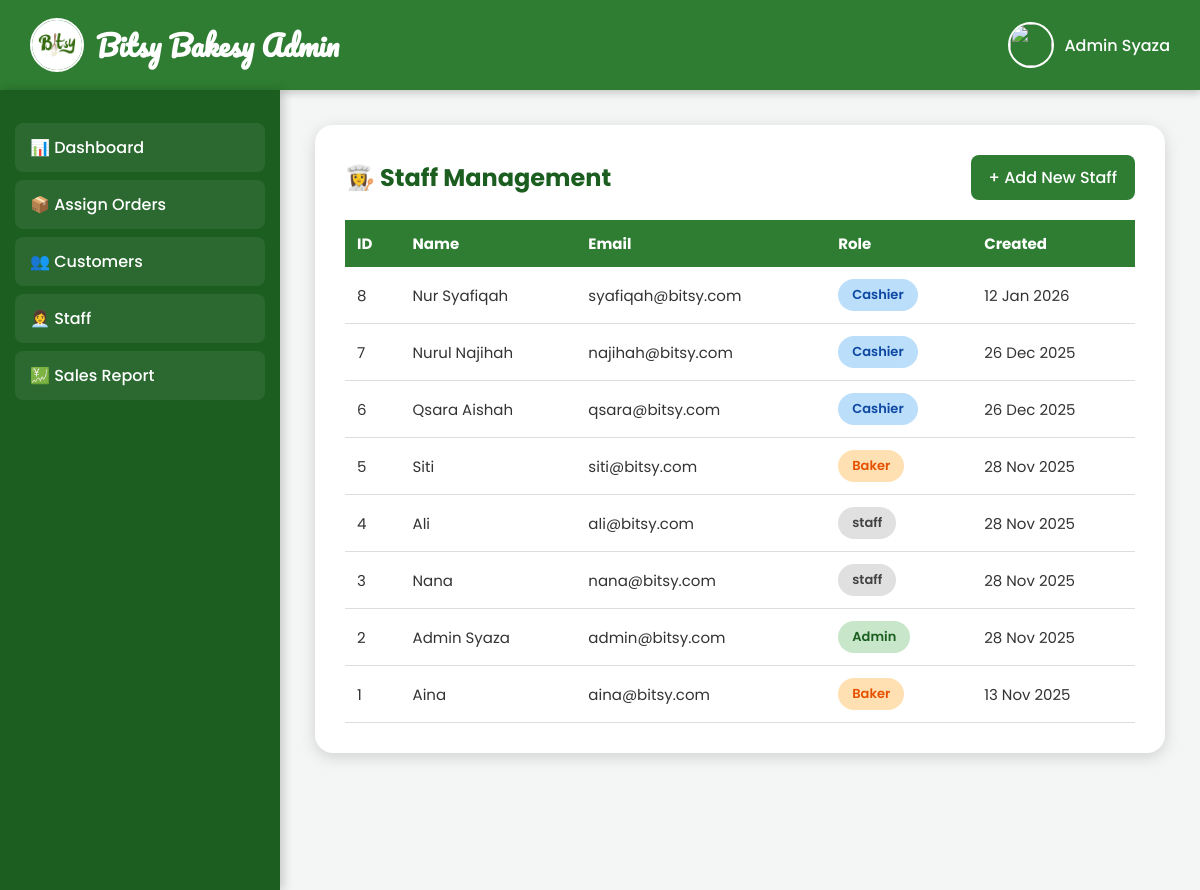
/staff_list.php (signed in), run on the app's committed database.
### tables this page shows
CREATE TABLE `staff` (
  `staffID` int(11) NOT NULL,
  `staffName` varchar(100) NOT NULL,
  `staffEmail` varchar(100) NOT NULL,
  `staffPassword` varchar(255) NOT NULL,
  `staffRole` varchar(50) NOT NULL DEFAULT 'Staff',
  `created_at` timestamp NOT NULL DEFAULT current_timestamp()
);

### staff_list.php (the view, shortened to what this page needs)
<?php
$conn = mysqli_connect("localhost", "root", "", "bitsy");
$result = mysqli_query($conn, "SELECT * FROM staff ORDER BY staffID DESC");
$staffName = $_SESSION['staffName'];
?>
<!DOCTYPE html>
<html lang="en">
<head>
</head>
<body>
<header>
    <div class="logo">
        <img src="bit.png" alt="Bitsy Logo">
        <h1>Bitsy Bakesy Admin</h1>
    </div>
    <div class="user-box" id="userBox">
        <img src="https://cdn-icons-png.flaticon.com/512/3177/3177440.png">
        <span><?= htmlspecialchars($staffName) ?></span>
    </div>
</header>
<div class="container">
    <div class="sidebar">
        <a href="admin_dashboard.php">📊 Dashboard</a>
        <a href="assign_orders.php">📦 Assign Orders</a>
        <a href="view_customers.php">👥 Customers</a>
        <a href="staff_list.php">👩‍💼 Staff</a>
        <a href="sales_report.php">💹 Sales Report</a>
    </div>
    <div class="main">
        <div class="page-box">
            <div class="top-bar">
                <h2>👩‍🍳 Staff Management</h2>
                <a class="add-btn" href="create_staff.php">+ Add New Staff</a>
            </div>
            <table>
                <tr>
                    <th>ID</th>
                    <th>Name</th>
                    <th>Email</th>
                    <th>Role</th>
                    <th>Created</th>
                </tr>
                <?php while($row = mysqli_fetch_assoc($result)) { ?>
                <tr>
                    <td><?= $row['staffID'] ?></td>
                    <td><?= htmlspecialchars($row['staffName']) ?></td>
                    <td><?= htmlspecialchars($row['staffEmail']) ?></td>
                    <td><span class="role <?= $row['staffRole'] ?>"><?= $row['staffRole'] ?></span></td>
                    <td><?= date("d M Y", strtotime($row['created_at'])) ?></td>
                </tr>
                <?php } ?>
            </table>
        </div>
    </div>
</div>
</body>
</html>

### staff_list.php (style rules this page uses)
body { font-family:'Poppins',sans-serif;margin:0;background:#f4f6f5;color:#333; }
header { background:#2e7d32;color:white;padding:18px 30px;display:flex;justify-content:space-between;align-items:center;box-shadow:0 3px 8px rgba(0,0,0,0.2); }
header .logo { display:flex;align-items:center;gap:12px; }
header .logo img { width:50px;height:50px;border-radius:50%;border:2px solid white; }
header .logo h1 { font-family:'Pacifico',cursive;font-size:28px;margin:0; }
.user-box { position:relative;display:flex;align-items:center;gap:10px;cursor:pointer; }
.user-box img { width:42px;height:42px;border-radius:50%;border:2px solid white; }
.user-box span { font-weight:500; }
.container { display:flex;min-height:100vh; }
.sidebar { width:250px;background:#1b5e20;padding:25px 15px;color:white;box-shadow:3px 0 10px rgba(0,0,0,0.2); }
.sidebar a { display:flex;align-items:center;gap:10px;padding:12px 15px;margin:8px 0;background:rgba(255,255,255,0.07);color:white;text-decoration:none;border-radius:8px;font-weight:500;transition:0.25s; }
.main { flex:1;padding:35px;display:flex;justify-content:center;align-items:flex-start; }
.page-box { width:100%; max-width:1150px; background:white; padding:30px; border-radius:18px; box-shadow:0 4px 16px rgba(0,0,0,0.15); }
.top-bar { display:flex;justify-content:space-between;align-items:center;margin-bottom:15px; }
h2 { color:#1b5e20;margin:0; }
.add-btn { background:#2e7d32;color:white;padding:10px 18px;border-radius:8px; text-decoration:none;font-weight:500;transition:.3s; }
table { width:100%;border-collapse:collapse;margin-top:20px; }
th { background:#2e7d32;color:white;padding:12px;text-align:left;font-size:15px; }
td { padding:12px;border-bottom:1px solid #ddd;font-size:15px; }
.role { padding:6px 14px;border-radius:20px;font-size:13px;font-weight:600;display:inline-block; }
.Admin { background:#c8e6c9;color:#1b5e20; }
.Cashier { background:#bbdefb;color:#0d47a1; }
.Baker { background:#ffe0b2;color:#e65100; }
.staff { background:#e0e0e0;color:#424242; }

### data on the page
staff: staffID "8", staffName "Nur Syafiqah", staffEmail "syafiqah@bitsy.com", staffRole "Cashier", created_at "12 Jan 2026"
staff: staffID "7", staffName "Nurul Najihah", staffEmail "najihah@bitsy.com", staffRole "Cashier", created_at "26 Dec 2025"
staff: staffID "6", staffName "Qsara Aishah", staffEmail "qsara@bitsy.com", staffRole "Cashier", created_at "26 Dec 2025"
staff: staffID "5", staffName "Siti", staffEmail "siti@bitsy.com", staffRole "Baker", created_at "28 Nov 2025"
staff: staffID "4", staffName "Ali", staffEmail "ali@bitsy.com", staffRole "staff", created_at "28 Nov 2025"
staff: staffID "3", staffName "Nana", staffEmail "nana@bitsy.com", staffRole "staff", created_at "28 Nov 2025"
staff: staffID "2", staffName "Admin Syaza", staffEmail "admin@bitsy.com", staffRole "Admin", created_at "28 Nov 2025"
staff: staffID "1", staffName "Aina", staffEmail "aina@bitsy.com", staffRole "Baker", created_at "13 Nov 2025"

### other printed values
$staffName "Admin Syaza"
